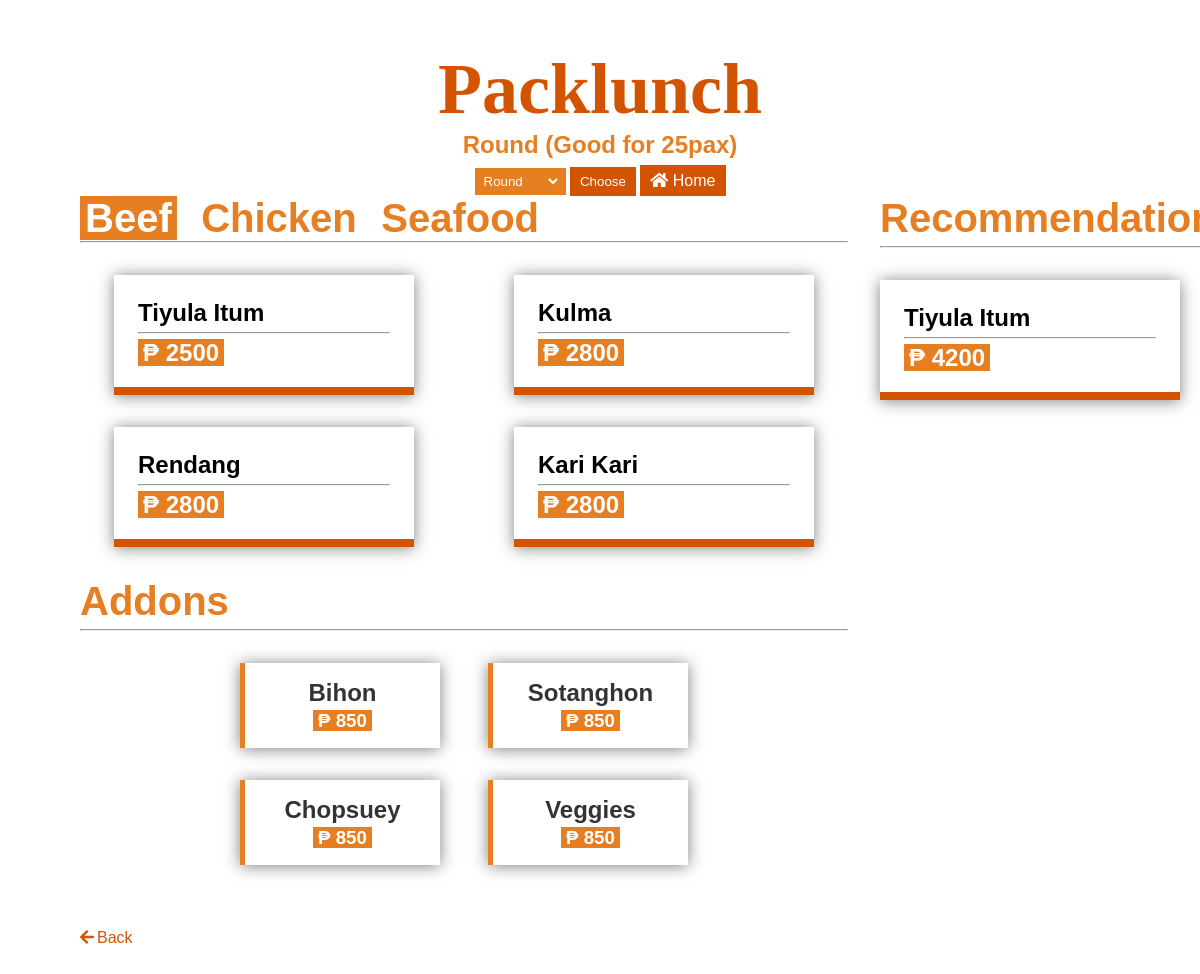
Page /dist/packlunch.php on the committed database.
### tables this page shows
CREATE TABLE `packlunch` (
  `pack_id` int(11) NOT NULL AUTO_INCREMENT,
  `name` tinytext,
  `type` tinytext,
  `price` double DEFAULT NULL,
  `pax` tinytext,
  `recommendation` int(11) DEFAULT NULL,
  PRIMARY KEY (`pack_id`)
);

CREATE TABLE `packlunch_addon` (
  `paddon_id` int(11) NOT NULL AUTO_INCREMENT,
  `name` tinytext,
  `price` double DEFAULT NULL,
  `pax` tinytext,
  PRIMARY KEY (`paddon_id`)
);

### dist/packlunch.php (the view, shortened to what this page needs)
<?php
    require ('scripts/database/db.php');
function getBeef($pax){
    require ('scripts/database/db.php');
    $menu = "SELECT * FROM packlunch WHERE type = 'beef' AND pax = '$pax'";
    if($result = mysqli_query($conn, $menu)){
        $beef= mysqli_fetch_all($result, MYSQLI_ASSOC);
        return $beef;
    }else{
        echo 'Error: ' .mysqli_error($conn);
    }
   }
function getChicken($pax){
require ('scripts/database/db.php');
$menu = "SELECT * FROM packlunch WHERE type = 'chicken' AND pax = '$pax'";
if($result = mysqli_query($conn, $menu)){
 $chicken = mysqli_fetch_all($result, MYSQLI_ASSOC);
 return $chicken;
}else{
 echo 'Error: ' .mysqli_error($conn);
}
}
function getSeafood($pax){
require ('scripts/database/db.php');
$menu = "SELECT * FROM packlunch WHERE type = 'seafood' AND pax ='$pax'";
if($result = mysqli_query($conn, $menu)){
 $seafood = mysqli_fetch_all($result, MYSQLI_ASSOC);
 return $seafood;
}else{
 echo 'Error: ' . mysqli_error($conn);
}
}
function getAddons($pax){
    require ('scripts/database/db.php');
    $addons = "SELECT * from packlunch_addon WHERE pax = '$pax'";
    if($result_a = mysqli_query($conn, $addons)){
       $addons_posts = mysqli_fetch_all($result_a, MYSQLI_ASSOC);
       return $addons_posts;
   }else{
       echo 'Error: ' . mysqli_error($conn);
   }
}
if(isset($_GET['type-sub'])){
    $pax = $_GET['pax'];
    $beef = getBeef($pax);
    $chicken = getChicken($pax);
    $seafood = getSeafood($pax);
    $addons = getAddons($pax);
}else{
    $pax = 'round';
    $beef = getBeef($pax);
    $addons = getAddons($pax);
}
$rec = "SELECT * FROM packlunch WHERE recommendation >= 5 ORDER BY recommendation LIMIT 4";
if($result_r = mysqli_query($conn, $rec)){
   $recommend = mysqli_fetch_all($result_r, MYSQLI_ASSOC);
}else{
   echo 'Error:' . mysqli_error($conn);
}
?>
<!DOCTYPE html>
<html lang="en">
<head>
    <link rel="stylesheet" href="css/main.css">
    <link rel="stylesheet" href="css/all.min.css">
</head>
<body >
    <main id="event">
        <h1 class="event-title">Packlunch</h1>
        <?php
         if($pax == 'round'){
             echo '<h2 class="event-type">Round (Good for 25pax)</h2>';
         }else if($pax == 'oblong'){
            echo '<h2 class="event-type">Oblong (Good for 75pax)</h2>';
         } elseif ($pax == 'rectangle') {
            echo '<h2 class="event-type">Rectangle (Good for 100pax)</h2>';
         }
        ?>
        <form action="packlunch.php" class="select_type" method="get">
            <select name="pax" id="">
                <option value="round">Round</option>
            </select>
            <button type="submit" class='btn-sub' name="type-sub">Choose</button>
            <a href="index.php" class='btn-sub --packlunch' ><i class="fas fa-home"></i> Home</a>
        </form>
        <form action="user_info.php" method="get">
        <div class="choose">
            <div class="main-choose">
                    <div class="menu">
                        <div class="dish-name">
                            <h1 class="menu-title packlunch selected" id="beefSelect">Beef</h1>
                            <h1 class="menu-title packlunch" id="chickSelect">Chicken</h1>
                            <h1 class="menu-title packlunch" id="seaSelect" >Seafood</h1>
                            <hr>
                        </div>
                        <div class="dishes" id="beef">
                        <?php foreach($beef as $beef):?>
                            <label class="menu-list packlunch">
                                <h2 class="menu-name"><?php echo $beef['name']; ?></h2>
                                <hr>
                                <h2 class="menu-price"> <span class="amount">₱ <?php echo $beef['price']; ?></span></h2>
                            </label>
                        <?php endforeach; ?>
                        </div>
                    </div>
                    <div class="addons">
                        <div class="dish-name">
                            <h1 class="addons-title">Addons</h1>
                            <hr>
                        </div>
                        <div class="dishes">
                        <?php foreach($addons as $addons): ?>
                            <label class="addons-list">
                                <h2 class="addon-title"><?php echo $addons['name']; ?></h2>
                                <h3 class="addon-price"><span class="amount">₱ <?php echo $addons['price']; ?></span></h3>
                            </label>
                        <?php endforeach;?>
                        </div>
                    </div>
                    </div>
                    <div class="side-choose">
                    <div class="menu">
                        <div class="dish-name">
                            <h1 class="menu-title">Recommendation</h1>
                            <hr>
                        </div>
                        <div class="dishes -side">
                        <?php foreach($recommend as $recommend):?>
                            <label class="menu-list packlunch">
                                <h2 class="menu-name"><?php echo $recommend['name']; ?></h2>
                                <hr>
                                <h2 class="menu-price"> <span class="amount">₱ <?php echo $recommend['price']; ?></span></h2>
                            </label>
                        <?php endforeach; ?>
                        </div>
                    </div>
                </div>
                </div>
            <div class="btns">
            <a href="choose.php" class="btn-link"><i class="fas fa-arrow-left"></i>Back</a>
            </div>
        </form>
    </main>
</body>
</html>

### rows in the picture
packlunch: name "Tiyula Itum", price "2500"
packlunch: name "Kulma", price "2800"
packlunch: name "Rendang", price "2800"
packlunch: name "Kari Kari", price "2800"
packlunch_addon: name "Bihon", price "850"
packlunch_addon: name "Sotanghon", price "850"
packlunch_addon: name "Chopsuey", price "850"
packlunch_addon: name "Veggies", price "850"
packlunch: name "Tiyula Itum", price "4200"
